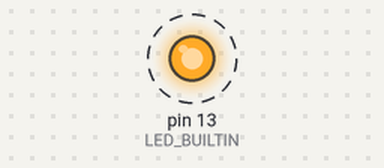
Bench run of a sketch on a simulated Arduino Uno, built with avr-gcc and run on an emulated ATmega328P. Parts: output pins drawn as LEDs (lit = HIGH). Dashed ring = blinking.

Above: at 0.2 s.
Timing chart, 0 to 3.0 s (numbered marks = the images above):
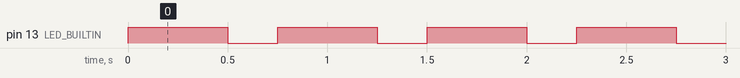

Measured:
- by itself, pin 13 (LED_BUILTIN): alternates HIGH for 0.50 s and LOW for 0.25 s

The sketch:

00_blink_modified.ino
```cpp
void setup() {
  // put your setup code here, to run once:
  pinMode(LED_BUILTIN, OUTPUT);
}

void loop() {
  // put your main code here, to run repeatedly:
  digitalWrite(LED_BUILTIN, HIGH); // Turn the voltage of the LED pin on
  delay(500); // Wait for an amount of milliseconds
  digitalWrite(LED_BUILTIN, LOW); // Turn the woltage of the LED pin off
  delay(250);
}
```
